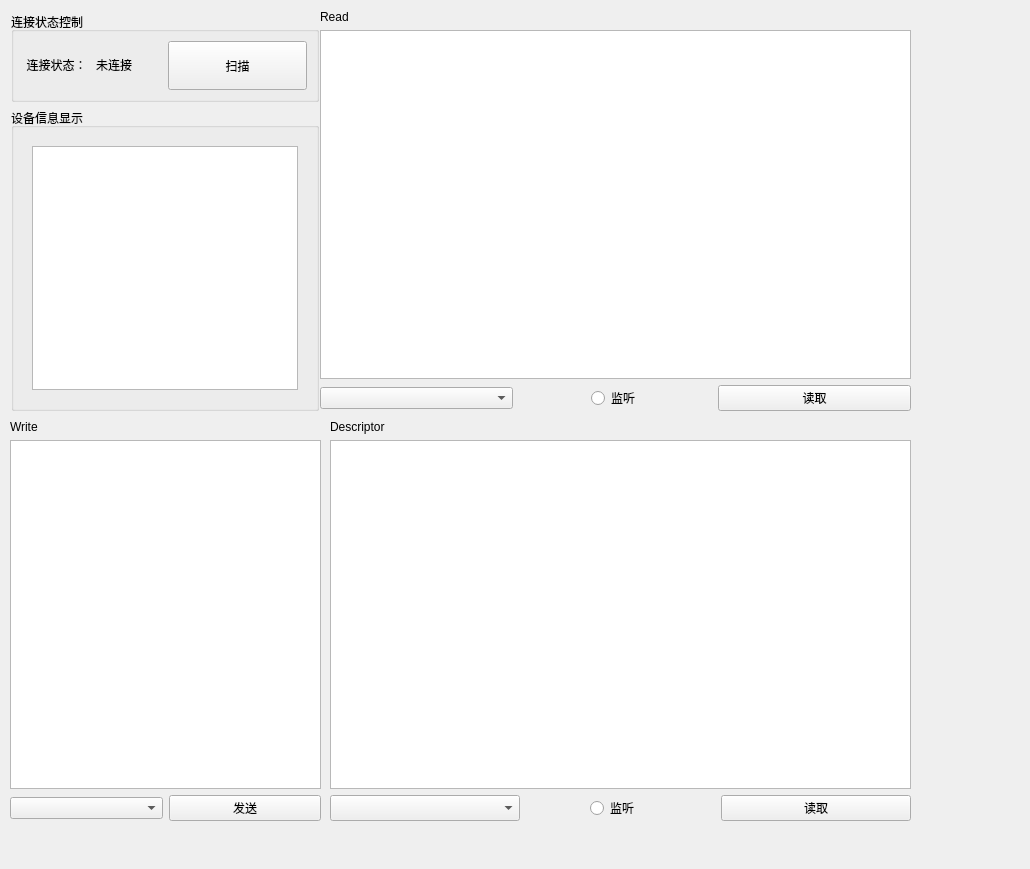
<?xml version="1.0" encoding="UTF-8"?>
<ui version="4.0">
 <class>BlePage</class>
 <widget class="QWidget" name="BlePage">
  <property name="geometry">
   <rect>
    <x>0</x>
    <y>0</y>
    <width>1030</width>
    <height>869</height>
   </rect>
  </property>
  <property name="windowTitle">
   <string>Form</string>
  </property>
  <widget class="QWidget" name="layoutWidget">
   <property name="geometry">
    <rect>
     <x>330</x>
     <y>420</y>
     <width>581</width>
     <height>401</height>
    </rect>
   </property>
   <layout class="QVBoxLayout" name="verticalLayout_7">
    <item>
     <widget class="QLabel" name="label_4">
      <property name="sizePolicy">
       <sizepolicy hsizetype="Maximum" vsizetype="Maximum">
        <horstretch>0</horstretch>
        <verstretch>0</verstretch>
       </sizepolicy>
      </property>
      <property name="maximumSize">
       <size>
        <width>100</width>
        <height>16777215</height>
       </size>
      </property>
      <property name="text">
       <string>Descriptor</string>
      </property>
     </widget>
    </item>
    <item>
     <widget class="QTextBrowser" name="textBrowser_2"/>
    </item>
    <item>
     <layout class="QHBoxLayout" name="horizontalLayout_6">
      <item>
       <widget class="QComboBox" name="comboBox_4">
        <property name="sizePolicy">
         <sizepolicy hsizetype="Minimum" vsizetype="Minimum">
          <horstretch>0</horstretch>
          <verstretch>0</verstretch>
         </sizepolicy>
        </property>
        <property name="minimumSize">
         <size>
          <width>20</width>
          <height>0</height>
         </size>
        </property>
       </widget>
      </item>
      <item alignment="Qt::AlignHCenter">
       <widget class="QRadioButton" name="radioButton_2">
        <property name="sizePolicy">
         <sizepolicy hsizetype="Minimum" vsizetype="Maximum">
          <horstretch>0</horstretch>
          <verstretch>0</verstretch>
         </sizepolicy>
        </property>
        <property name="minimumSize">
         <size>
          <width>60</width>
          <height>0</height>
         </size>
        </property>
        <property name="maximumSize">
         <size>
          <width>70</width>
          <height>16777215</height>
         </size>
        </property>
        <property name="text">
         <string>监听</string>
        </property>
       </widget>
      </item>
      <item>
       <widget class="QPushButton" name="pushButton_4">
        <property name="minimumSize">
         <size>
          <width>20</width>
          <height>0</height>
         </size>
        </property>
        <property name="text">
         <string>读取</string>
        </property>
       </widget>
      </item>
     </layout>
    </item>
   </layout>
  </widget>
  <widget class="QWidget" name="layoutWidget">
   <property name="geometry">
    <rect>
     <x>11</x>
     <y>12</y>
     <width>308</width>
     <height>399</height>
    </rect>
   </property>
   <layout class="QVBoxLayout" name="infoLayout">
    <item>
     <widget class="QGroupBox" name="connectCtrlBox">
      <property name="sizePolicy">
       <sizepolicy hsizetype="Minimum" vsizetype="Minimum">
        <horstretch>0</horstretch>
        <verstretch>0</verstretch>
       </sizepolicy>
      </property>
      <property name="minimumSize">
       <size>
        <width>0</width>
        <height>90</height>
       </size>
      </property>
      <property name="maximumSize">
       <size>
        <width>500</width>
        <height>130</height>
       </size>
      </property>
      <property name="title">
       <string>连接状态控制</string>
      </property>
      <layout class="QVBoxLayout" name="verticalLayout_2">
       <item>
        <layout class="QHBoxLayout" name="horizontalLayout_2">
         <property name="sizeConstraint">
          <enum>QLayout::SetMinimumSize</enum>
         </property>
         <item>
          <layout class="QHBoxLayout" name="horizontalLayout">
           <item>
            <widget class="QLabel" name="connHintLabel">
             <property name="text">
              <string>&lt;html&gt;&lt;head/&gt;&lt;body&gt;&lt;p align=&quot;center&quot;&gt;连接状态：&lt;/p&gt;&lt;/body&gt;&lt;/html&gt;</string>
             </property>
            </widget>
           </item>
           <item>
            <widget class="QLabel" name="connStateLabel">
             <property name="text">
              <string>&lt;html&gt;&lt;head/&gt;&lt;body&gt;&lt;p&gt;未连接&lt;/p&gt;&lt;/body&gt;&lt;/html&gt;</string>
             </property>
            </widget>
           </item>
          </layout>
         </item>
         <item>
          <widget class="QPushButton" name="connectCtrlButton">
           <property name="sizePolicy">
            <sizepolicy hsizetype="Minimum" vsizetype="Minimum">
             <horstretch>0</horstretch>
             <verstretch>0</verstretch>
            </sizepolicy>
           </property>
           <property name="minimumSize">
            <size>
             <width>0</width>
             <height>20</height>
            </size>
           </property>
           <property name="text">
            <string>扫描</string>
           </property>
          </widget>
         </item>
        </layout>
       </item>
      </layout>
     </widget>
    </item>
    <item>
     <widget class="QGroupBox" name="bleDeviceInfoBox">
      <property name="sizePolicy">
       <sizepolicy hsizetype="Expanding" vsizetype="Expanding">
        <horstretch>0</horstretch>
        <verstretch>0</verstretch>
       </sizepolicy>
      </property>
      <property name="minimumSize">
       <size>
        <width>200</width>
        <height>300</height>
       </size>
      </property>
      <property name="maximumSize">
       <size>
        <width>500</width>
        <height>500</height>
       </size>
      </property>
      <property name="title">
       <string>设备信息显示</string>
      </property>
      <layout class="QVBoxLayout" name="verticalLayout_3">
       <item>
        <widget class="QStackedWidget" name="bleDeviceInfoStackWidget">
         <property name="currentIndex">
          <number>0</number>
         </property>
         <widget class="QWidget" name="scanPage">
          <layout class="QVBoxLayout" name="verticalLayout">
           <item>
            <widget class="QListWidget" name="scanDeviceList"/>
           </item>
          </layout>
         </widget>
         <widget class="QWidget" name="connectedPage"/>
        </widget>
       </item>
      </layout>
     </widget>
    </item>
   </layout>
  </widget>
  <widget class="QWidget" name="layoutWidget">
   <property name="geometry">
    <rect>
     <x>320</x>
     <y>10</y>
     <width>591</width>
     <height>401</height>
    </rect>
   </property>
   <layout class="QVBoxLayout" name="verticalLayout_4">
    <item>
     <widget class="QLabel" name="label">
      <property name="sizePolicy">
       <sizepolicy hsizetype="Maximum" vsizetype="Maximum">
        <horstretch>0</horstretch>
        <verstretch>0</verstretch>
       </sizepolicy>
      </property>
      <property name="maximumSize">
       <size>
        <width>100</width>
        <height>16777215</height>
       </size>
      </property>
      <property name="text">
       <string>Read</string>
      </property>
     </widget>
    </item>
    <item>
     <widget class="QTextBrowser" name="textBrowser"/>
    </item>
    <item>
     <layout class="QHBoxLayout" name="horizontalLayout_3">
      <item>
       <widget class="QComboBox" name="comboBox"/>
      </item>
      <item alignment="Qt::AlignHCenter">
       <widget class="QRadioButton" name="radioButton">
        <property name="sizePolicy">
         <sizepolicy hsizetype="Maximum" vsizetype="Maximum">
          <horstretch>0</horstretch>
          <verstretch>0</verstretch>
         </sizepolicy>
        </property>
        <property name="minimumSize">
         <size>
          <width>2</width>
          <height>0</height>
         </size>
        </property>
        <property name="maximumSize">
         <size>
          <width>70</width>
          <height>16777215</height>
         </size>
        </property>
        <property name="text">
         <string>监听</string>
        </property>
       </widget>
      </item>
      <item>
       <widget class="QPushButton" name="pushButton">
        <property name="text">
         <string>读取</string>
        </property>
       </widget>
      </item>
     </layout>
    </item>
   </layout>
  </widget>
  <widget class="QWidget" name="layoutWidget">
   <property name="geometry">
    <rect>
     <x>10</x>
     <y>420</y>
     <width>311</width>
     <height>401</height>
    </rect>
   </property>
   <layout class="QVBoxLayout" name="verticalLayout_5">
    <item>
     <widget class="QLabel" name="label_2">
      <property name="sizePolicy">
       <sizepolicy hsizetype="Maximum" vsizetype="Maximum">
        <horstretch>0</horstretch>
        <verstretch>0</verstretch>
       </sizepolicy>
      </property>
      <property name="maximumSize">
       <size>
        <width>100</width>
        <height>16777215</height>
       </size>
      </property>
      <property name="text">
       <string>Write</string>
      </property>
     </widget>
    </item>
    <item>
     <widget class="QTextEdit" name="textEdit"/>
    </item>
    <item>
     <layout class="QHBoxLayout" name="horizontalLayout_4">
      <item>
       <widget class="QComboBox" name="comboBox_2"/>
      </item>
      <item>
       <widget class="QPushButton" name="pushButton_2">
        <property name="text">
         <string>发送</string>
        </property>
       </widget>
      </item>
     </layout>
    </item>
   </layout>
  </widget>
 </widget>
 <resources/>
 <connections/>
</ui>
